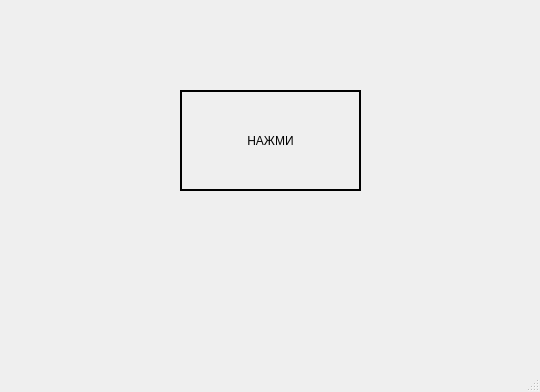
<?xml version="1.0" encoding="UTF-8"?>
<ui version="4.0">
 <class>MainWindow</class>
 <widget class="QMainWindow" name="MainWindow">
  <property name="geometry">
   <rect>
    <x>0</x>
    <y>0</y>
    <width>540</width>
    <height>392</height>
   </rect>
  </property>
  <property name="windowTitle">
   <string>Кружки</string>
  </property>
  <widget class="QWidget" name="centralwidget">
   <widget class="QPushButton" name="button">
    <property name="enabled">
     <bool>true</bool>
    </property>
    <property name="geometry">
     <rect>
      <x>180</x>
      <y>90</y>
      <width>181</width>
      <height>101</height>
     </rect>
    </property>
    <property name="sizePolicy">
     <sizepolicy hsizetype="Fixed" vsizetype="Fixed">
      <horstretch>0</horstretch>
      <verstretch>0</verstretch>
     </sizepolicy>
    </property>
    <property name="styleSheet">
     <string notr="true">font: 75 11pt &quot;Sitka&quot;;
border: 2px solid rgb(0, 0, 0);</string>
    </property>
    <property name="text">
     <string>НАЖМИ</string>
    </property>
    <property name="checkable">
     <bool>false</bool>
    </property>
    <property name="autoDefault">
     <bool>false</bool>
    </property>
    <property name="default">
     <bool>true</bool>
    </property>
    <property name="flat">
     <bool>false</bool>
    </property>
   </widget>
  </widget>
  <widget class="QMenuBar" name="menubar">
   <property name="geometry">
    <rect>
     <x>0</x>
     <y>0</y>
     <width>540</width>
     <height>26</height>
    </rect>
   </property>
  </widget>
  <widget class="QStatusBar" name="statusbar"/>
 </widget>
 <resources/>
 <connections/>
</ui>
